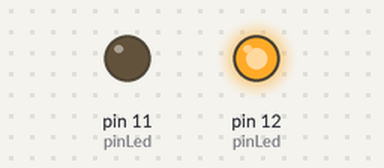
Recording of a sketch running on a simulated Arduino Uno, built with avr-gcc and run on an emulated ATmega328P. Parts: output pins drawn as LEDs (lit = HIGH).

Above: at 0.5 s.
At 2.5 s:
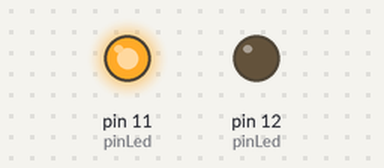
At 3.5 s:
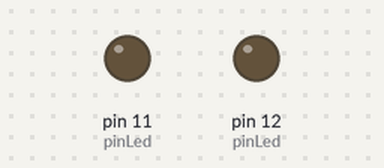
Timing chart, 0 to 5.2 s (numbered marks = the images above):
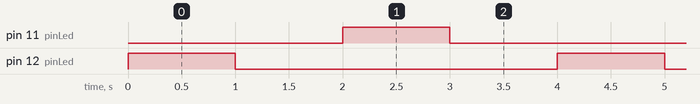

The sketch:

sketch_blink2.ino
```cpp
int pinLed = 12;

void setup() {
  pinMode(11, OUTPUT);
  pinMode(12, OUTPUT);
}

void loop() {
  digitalWrite(pinLed, HIGH);
  delay(1000);
  digitalWrite(pinLed, LOW);
  delay(1000);

  if (pinLed == 12) {
    pinLed = 11;
  } else {
    pinLed = 12;
  }
}
```

Measured:
- by itself, pin 11 (pinLed), pin 12 (pinLed): alternates HIGH for 1.0 s and LOW for 3.0 s
- by itself, everything shown: repeats every 4.0 s, in 4 steps
